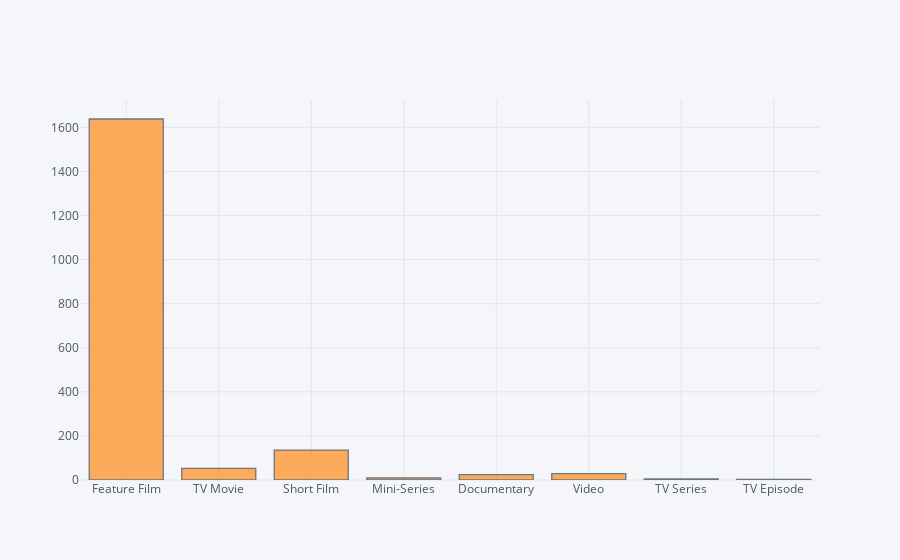

Notebook code for this chart:
### Markdown cell above
#### IMDB Dataset : Title Type

### Code cell
df[['Title type']].fillna('Unknown').iplot(kind='hist')

### Figure 1 — Plotly figure (JSON) as saved in the notebook; plotly's stock layout.template omitted (floating-point values rounded to 4 significant figures; data arrays with more than 128 entries replaced by an {"elided": "..."} marker saying what was removed)
{"data": [{"histfunc": "count", "histnorm": "", "marker": {"color": "rgba(255, 153, 51, 1.0)", "line": {"color": "#4D5663", "width": 1.3}}, "name": "Title type", "opacity": 0.8, "orientation": "v", "type": "histogram", "x": {"elided": "1897 str values"}}], "layout": {"barmode": "overlay", "legend": {"bgcolor": "#F5F6F9", "font": {"color": "#4D5663"}}, "paper_bgcolor": "#F5F6F9", "plot_bgcolor": "#F5F6F9", "titlefont": {"color": "#4D5663"}, "xaxis1": {"gridcolor": "#E1E5ED", "showgrid": true, "tickfont": {"color": "#4D5663"}, "title": "", "titlefont": {"color": "#4D5663"}, "zerolinecolor": "#E1E5ED"}, "yaxis1": {"gridcolor": "#E1E5ED", "showgrid": true, "tickfont": {"color": "#4D5663"}, "title": "", "titlefont": {"color": "#4D5663"}, "zerolinecolor": "#E1E5ED"}}}
